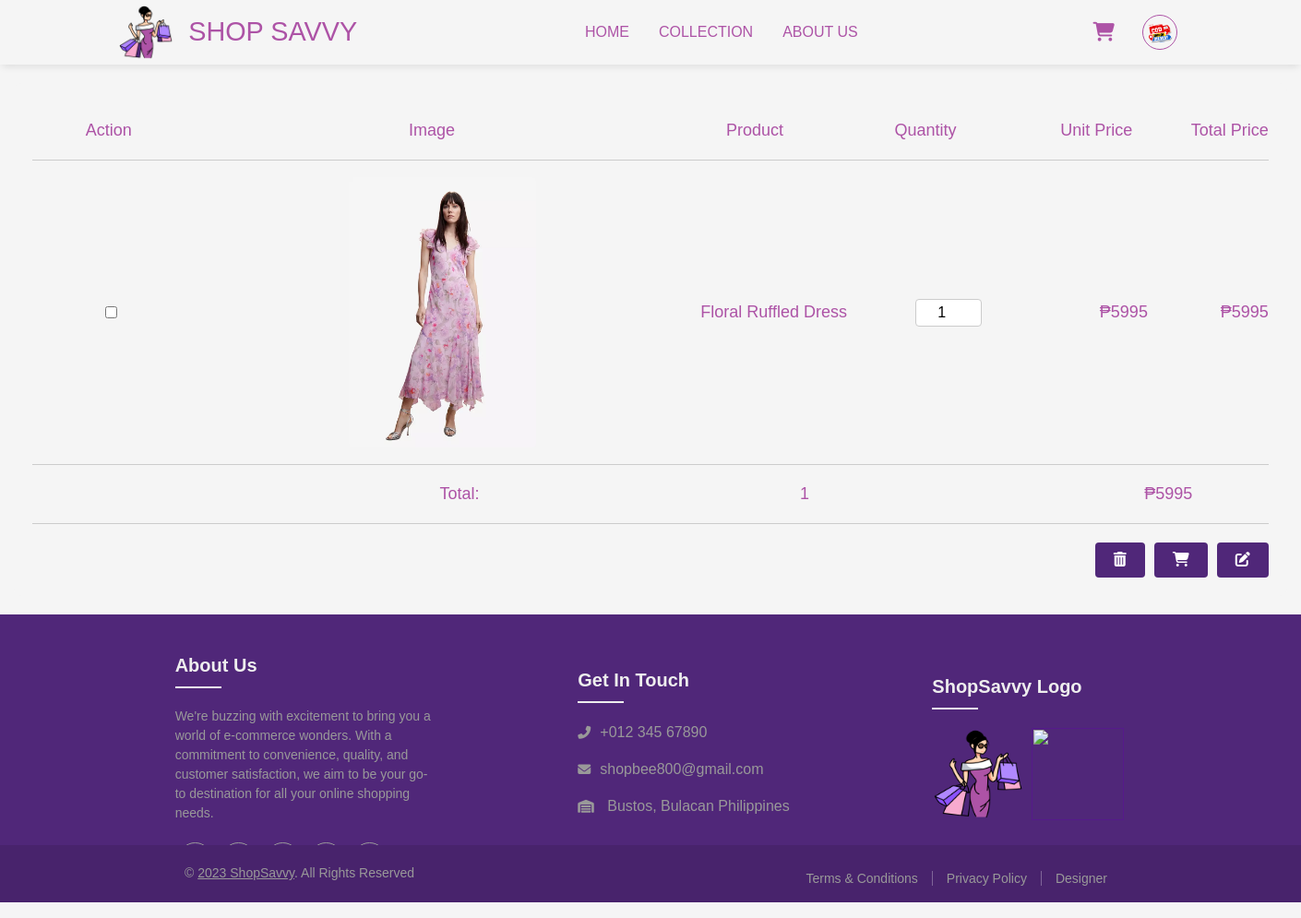
/cart.php (signed in), run on the app's committed database.
### tables this page shows
CREATE TABLE `design_settings` (
  `id` int(11) NOT NULL,
  `background_color` varchar(255) DEFAULT NULL,
  `font_color` varchar(255) DEFAULT NULL,
  `shop_name` varchar(255) DEFAULT NULL,
  `logo_path` varchar(255) DEFAULT NULL,
  `image_one_path` varchar(255) DEFAULT NULL,
  `image_two_path` varchar(255) DEFAULT NULL,
  `image_three_path` varchar(255) DEFAULT NULL,
  `banner_one_path` varchar(255) DEFAULT NULL,
  `banner_two_path` varchar(255) DEFAULT NULL,
  `endorse_one_path` varchar(255) DEFAULT NULL,
  `endorse_two_path` varchar(255) DEFAULT NULL,
  `endorse_three_path` varchar(255) DEFAULT NULL
);

CREATE TABLE `users` (
  `id` int(11) NOT NULL,
  `name` varchar(50) NOT NULL,
  `email` varchar(60) NOT NULL,
  `password` varchar(255) NOT NULL,
  `verification_code` int(6) NOT NULL,
  `email_verified_at` datetime(6) DEFAULT NULL,
  `reset_token` varchar(255) DEFAULT NULL,
  `reset_token_expiration` varchar(255) DEFAULT NULL,
  `last_attempt` timestamp NOT NULL DEFAULT current_timestamp(),
  `blocked` tinyint(1) NOT NULL DEFAULT 0,
  `attempts` int(11) NOT NULL DEFAULT 0,
  `contact_number` varchar(255) NOT NULL,
  `address` varchar(255) NOT NULL,
  `image_path` varchar(255) NOT NULL,
  `first_name` varchar(255) NOT NULL,
  `middle_name` varchar(255) NOT NULL,
  `last_name` varchar(255) NOT NULL
);

CREATE TABLE `cart` (
  `id` int(11) NOT NULL,
  `user_id` int(11) DEFAULT NULL,
  `product_id` int(11) DEFAULT NULL,
  `product_name` varchar(255) DEFAULT NULL,
  `product_image` varchar(255) DEFAULT NULL,
  `quantity` int(11) DEFAULT NULL,
  `price` varchar(255) DEFAULT NULL,
  `created_at` timestamp NOT NULL DEFAULT current_timestamp(),
  `updated_at` timestamp NOT NULL DEFAULT current_timestamp() ON UPDATE current_timestamp(),
  `total_price` varchar(255) DEFAULT NULL
);

### cart.php (the view, shortened to what this page needs)
<?php include('customer-navigation.php'); ?>
<?php
$dbConnection = mysqli_connect("localhost:3306", "root", "", "web2");
$userName = $_SESSION['user_name'];
$userQuery = "SELECT id FROM users WHERE name = ?";
$userStatement = mysqli_prepare($dbConnection, $userQuery);
mysqli_stmt_bind_param($userStatement, "s", $userName);
mysqli_stmt_execute($userStatement);
$userResult = mysqli_stmt_get_result($userStatement);
$userRow = mysqli_fetch_assoc($userResult);
$user_id = isset($userRow['id']) ? $userRow['id'] : 0;
?>
<!DOCTYPE html>
<html lang="en">
<head>
    <link rel="stylesheet" type="text/css" href="css/cart.css">
    <link rel="stylesheet" href="https://cdnjs.cloudflare.com/ajax/libs/font-awesome/6.4.2/css/all.min.css" />
</head>
<body>
    <div class="cart-container">
        <div class="row-fields">
            <p>Action</p>
            <p>Image</p>
            <p>Product</p>
            <p>Quantity</p>
            <p>Unit Price</p>
            <p>Total Price</p>
        </div>
        <form method="POST" action="cart.php?user=<?= $userName ?>">
            <?php
            $totalQuantity = 0;
            $totalPrice = 0;
            $cartItemsQuery = "SELECT c.id, c.product_name, c.quantity, c.price, c.product_image, c.total_price FROM cart c WHERE c.user_id = ?";
            $cartItemsStatement = mysqli_prepare($dbConnection, $cartItemsQuery);
            mysqli_stmt_bind_param($cartItemsStatement, "i", $user_id);
            mysqli_stmt_execute($cartItemsStatement);
            $cartItemsResult = mysqli_stmt_get_result($cartItemsStatement);
            while ($row = mysqli_fetch_assoc($cartItemsResult)) {
                $itemId = $row['id'];
                $productName = $row['product_name'];
                $quantity = $row['quantity'];
                $unitPrice = $row['price'];
                $productImage = $row['product_image'];
                $itemTotalPrice = $row['total_price'];
                $totalQuantity += $quantity;
                $totalPrice += $itemTotalPrice;
                echo '<div class="row-fields" data-item-id="' . $itemId . '" data-quantity="' . $quantity . '" data-total-price="' . $itemTotalPrice . '">';
                echo '<input type="checkbox" class="item-checkbox" name="item[]" value="' . $itemId . '">';
                echo '<p><img src="' . $productImage . '" alt="' . $productName . '" width="50" height="50" /></p>';
                echo '<p>' . $productName . '</p>';
                echo '<p><input type="number" class="quantity-input" name="quantities[' . $itemId . ']" value="' . $quantity . '" min="1"></p>';
                echo '<p>₱' . $unitPrice . '</p>';
                echo '<p>₱' . $itemTotalPrice . '</p>';
                echo '</div>';
            }
            echo '<div class="row-fields" id="totals-row">';
            echo '<p>Total:</p>';
            echo '<p id="total-quantity">' . $totalQuantity . '</p>';
            echo '<p id="total-price">₱' . $totalPrice . '</p>';
            echo '</div>';
            echo '<div class="cart-actions">';
            echo '<button type="submit" name="delete_items"><i class="fas fa-trash-alt"></i></button>';
            echo '<button type="submit" name="checkout_items"><i class="fas fa-shopping-cart"></i></button>';
            echo '<button type="submit" name="update_quantity"><i class="fa-solid fa-pen-to-square"></i></button>';
            echo '</div>';
            ?>
        </form>
    </div>
    <?php include('customer-footer.php'); ?>
</body>
</html>

### customer-navigation.php (shortened to what this page needs)
<?php
$userName = $_SESSION['user_name'];
$conn = mysqli_connect("localhost:3306", "root", "", "web2");
$sqlGetUser = "SELECT image_path FROM users WHERE name = ?";
$stmt = $conn->prepare($sqlGetUser);
$stmt->bind_param("s", $userName);
$stmt->execute();
$resultUser = $stmt->get_result();
if ($resultUser->num_rows > 0) {
    $user = $resultUser->fetch_assoc();
    $profilePic = $user['image_path'];
} else {
    $profilePic = 'default-profile.png';
}
$sqlGetSettings = "SELECT * FROM design_settings WHERE id = 1";
$resultSettings = $conn->query($sqlGetSettings);
if ($resultSettings->num_rows > 0) {
    while ($row = $resultSettings->fetch_assoc()) {
        $shopName = $row["shop_name"];
        $logoPath = $row["logo_path"];
    }
} else {
    echo "0 results";
}
?>
<!DOCTYPE html>
<html lang="en">
<head>
    <link rel="stylesheet" href="css/customer-navigation.css" />
    <link rel="stylesheet" href="https://cdnjs.cloudflare.com/ajax/libs/font-awesome/6.5.2/css/all.min.css" />
    <link href="https://cdnjs.cloudflare.com/ajax/libs/jquery-toast-plugin/1.3.2/jquery.toast.min.css" rel="stylesheet">
</head>
<body>
<div class="header">
    <div class="logo-container">
        <a href="customer-dashboard.php?user=<?php echo $userName; ?>">
            <div class="container-header">
                <img class="logo" src="img/<?php echo basename($logoPath); ?>" alt="Logo">
                <label class="shop"><?php echo $shopName; ?></label>
            </div>
        </a>
    </div>
    <div class="menus">
        <a href="customer-dashboard.php">HOME</a>
        <a href="customer-collection.php">COLLECTION</a>
        <a href="#paa">ABOUT US</a>
    </div>
    <div class="info-container">
        <div class="cart-con">
            <a href="cart.php?user=<?php echo $userName; ?>">
                <button class="cart-button">
                    <i class="fas fa-shopping-cart"></i>
                </button>
            </a>
        </div>
        <nav class="nav-right">
            <div class="dropdown">
                <button class="dropbtn">
                    <img src="img/<?php echo basename($profilePic); ?>" alt="Profile Picture" class="profile-pic">
                </button>
            </div>
        </nav>
    </div>
</div>
</body>
</html>

### css/customer-navigation.css (style rules this page uses)
body { margin:0; padding: 0; box-sizing: border-box; font-family: Arial; }
.header { display: flex; align-items: center; justify-content: space-around; padding: 0.3rem; box-shadow: 0 4px 8px -2px rgba(0, 0, 0, 0.1); }
.container-header { display: flex; align-items: center; justify-content: center; gap: 1rem; }
.logo-container a { text-decoration: none; font-size: 1.8rem; color: #AD53A6; }
.logo { height: 60px; width: 60px; }
.menus { display: flex; align-items: center; gap: 2rem; }
.menus a { text-decoration: none; font-size: 1rem; color: #AD53A6; }
.info-container { display: flex; align-items: center; gap: 1rem; }
.cart-button { padding: 0.5rem; border: none; font-size: 1.3rem; color: #AD53A6; background-color:#f5f5f5; }
.dropdown { display: inline-block; }
.dropbtn { background-color: transparent; color: #AD53A6; font-size: 1rem; border: none; cursor: pointer; }
.dropdown img { border: 1px solid #AD53A6; padding: 3px; }

### css/cart.css (style rules this page uses)
body { font-family: Arial, sans-serif; color: #333; line-height: 1.5; margin: 0; padding: 0; overflow-x: hidden; }
.cart-container { width: 95%; margin: 20px auto; background-color: #f5f5f5; padding: 20px; border-radius: 8px; }
.row-fields { display: grid; grid-template-columns: 1fr 3fr 1fr 1fr 1fr auto; align-items: center; gap: 20px; border-bottom: 1px solid #ccc; }
.row-fields p { text-align: center; font-size: 18px; color: #AD53A6; }
.row-fields img { display: block; margin: 0 auto; width: 40%; height: auto; border-radius: 4px; }
.quantity-input { width: 60px; padding: 5px; text-align: center; font-size: 16px; border: 1px solid #ccc; border-radius: 4px; }
.cart-actions { margin-top: 20px; text-align: right; }
.cart-actions button { background-color: #502779; color: white; border: none; padding: 10px 20px; text-align: center; text-decoration: none; display: inline-block; font-size: 16px; margin-left: 10px; cursor: pointer; border-radius: 4px; transition: background-color 0.3s ease; }

### css/customer-footer.css (style rules this page uses)
body { margin:0; padding: 0; box-sizing: border-box; }

### data on the page
design_settings: logo_path (picture), shop_name "SHOP SAVVY"
users: image_path (picture)
cart: product_image (picture), product_name "Floral Ruffled Dress", quantity "1", price "5995", total_price "5995"

### other printed values
$totalQuantity "1"
$totalPrice "5995"
